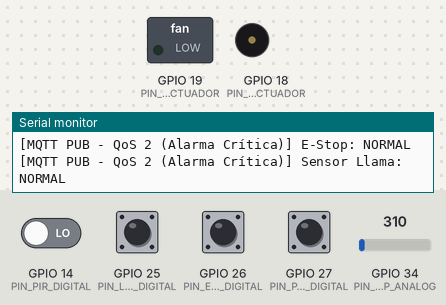
Simulated run of this sketch. Board: ESP32. Shown: switched loads named in the sketch (green lamp = pin HIGH), buzzer (waves = sounding, pin HIGH), the last lines printed to the serial monitor. The inputs (shaded band) are chosen by the test bench; at power-on: GPIO 25 (PIN_LLAMA_DIGITAL), GPIO 26 (PIN_ESTOP_DIGITAL), GPIO 27 (PIN_PUERTA_DIGITAL) HIGH, GPIO 14 (PIN_PIR_DIGITAL) LOW, GPIO 34 (PIN_TEMP_ANALOG) = 310. WiFi joins after 1.5 s; servers stay silent unless stated; no MQTT or app messages arrive unless stated.

Above: at 3.7 s.
3.8 s: GPIO 25 (PIN_LLAMA_DIGITAL) pulled LOW for 0.15 s
At 3.88 s:
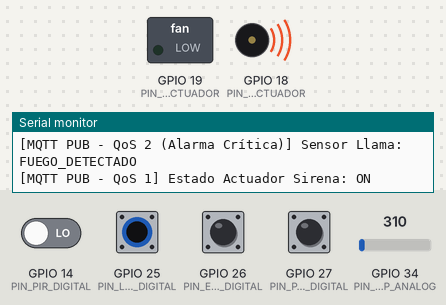
5.4 s: GPIO 34 (PIN_TEMP_ANALOG) set to 377
6.9 s: GPIO 34 (PIN_TEMP_ANALOG) set to 436
11.4 s: GPIO 26 (PIN_ESTOP_DIGITAL) pulled LOW for 0.15 s
At 12.0 s:
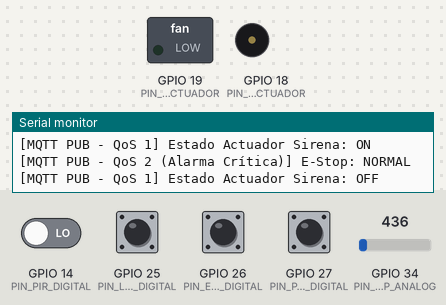
Timing chart, 0 to 14.4 s (numbered marks = the images above; inputs shaded):
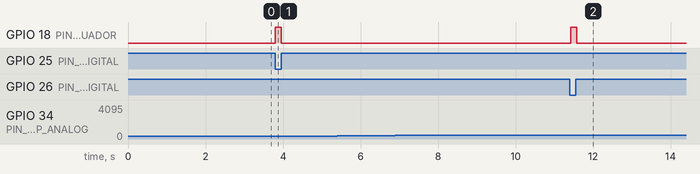

The sketch:

esp32_mqtt_practica.ino
```cpp
/*
 * ======================================================================================
 * PRÁCTICA DE ROBÓTICA 2: SERVICIO MQTT CON ESP32, BROKER LOCAL (MOSQUITTO) Y APP MÓVIL
 * ======================================================================================
 *
 * Descripción:
 * Este programa lee 1 sensor analógico y 4 sensores digitales en el ESP32, aplica lógica
 * local para controlar 2 actuadores (que responden a eventos analógicos y digitales),
 * y publica los datos organizados en tópicos jerárquicos hacia un Broker Mosquitto.
 *
 * Esistema implementa:
 * - Conexión Wi-Fi (Router o Hotspot desde la PC).
 * - Last Will and Testament (LWT) para notificar la desconexión del nodo (Diapositiva).
 * - Clasificación semántica de Tópicos y Niveles de QoS (QoS 0, QoS 1, QoS 2).
 *
 * Sensores Asignados:
 * - Analog 1 (GPIO 34): Sensor de Temperatura / Nivel (Potenciómetro)
 * - Digital 1 (GPIO 14): Sensor PIR de Presencia (INPUT_PULLUP / INPUT)
 * - Digital 2 (GPIO 27): Sensor de Puerta / Limit Switch (INPUT_PULLUP)
 * - Digital 3 (GPIO 26): Botón de Parada de Emergencia - E-Stop (INPUT_PULLUP)
 * - Digital 4 (GPIO 25): Sensor de Llama / Humo (INPUT_PULLUP)
 *
 * Actuadores Asignados:
 * - Actuador 1 (GPIO 18): Sirena de Alarma / Zumbador Buzzer
 *   (Responde a: Temp > 75% OR Llama == HIGH OR E-Stop == LOW)
 * - Actuador 2 (GPIO 19): Relevador / Ventilador de Enfriamiento
 *   (Responde a: Temp > 50% AND Puerta == CERRADA AND E-Stop == OK)
 */

#include <WiFi.h>
#include <PubSubClient.h>

// ======================================================================================
// CONFIGURACIÓN DE RED Y BROKER MQTT
// ======================================================================================
// Reemplaza con las credenciales de la red Wi-Fi (Router o Hotspot de tu PC)
const char* WIFI_SSID = "coom";
const char* WIFI_PASS = "pajarulo22";

// Dirección IP local de la PC donde corre Mosquitto (ejemplo: 192.168.1.50)
const char* MQTT_BROKER_IP = "192.168.1.50";
const int   MQTT_BROKER_PORT = 1883;

// ID único para este ESP32
const char* CLIENT_ID = "ESP32_Estacion_Robotica_01";

// ======================================================================================
// ASIGNACIÓN DE PINES (GPIOs)
// ======================================================================================
const int PIN_TEMP_ANALOG       = 34; // Potenciómetro / Sensor Analógico
const int PIN_PIR_DIGITAL       = 14; // Sensor 1: Presencia PIR
const int PIN_PUERTA_DIGITAL    = 27; // Sensor 2: Switch Puerta
const int PIN_ESTOP_DIGITAL     = 26; // Sensor 3: Parada de Emergencia (NC / Active LOW)
const int PIN_LLAMA_DIGITAL     = 25; // Sensor 4: Sensor de Llama / Humo

const int PIN_SIRENA_ACTUADOR   = 18; // Actuador 1: Sirena / Buzzer
const int PIN_VENTILADOR_ACTUADOR = 19; // Actuador 2: Relevador / Ventilador

// ======================================================================================
// ESTRUCTURA DE TÓPICOS MQTT
// ======================================================================================
const char* TOPIC_LWT           = "robotica/estacion1/lwt";
const char* TOPIC_TEMP          = "robotica/estacion1/telemetria/temperatura";
const char* TOPIC_PUERTA        = "robotica/estacion1/estado/puerta";
const char* TOPIC_PRESENCIA     = "robotica/estacion1/estado/presencia";
const char* TOPIC_LLAMA         = "robotica/estacion1/alarma/llama";
const char* TOPIC_ESTOP         = "robotica/estacion1/alarma/emergencia";
const char* TOPIC_ACT_SIRENA    = "robotica/estacion1/actuadores/sirena";
const char* TOPIC_ACT_VENTILADOR= "robotica/estacion1/actuadores/ventilador";

// Instancias de cliente Wi-Fi y MQTT
WiFiClient espClient;
PubSubClient mqttClient(espClient);

// Variables de tiempo y estado anterior para detectar cambios
unsigned long lastTelemetryTime = 0;
const unsigned long TELEMETRY_INTERVAL_MS = 2000; // Publicar telemetría analógica cada 2s

int lastPuertaState = -1;
int lastPresenciaState = -1;
int lastEstopState = -1;
int lastLlamaState = -1;
bool lastSirenaState = false;
bool lastVentiladorState = false;

// ======================================================================================
// FUNCIONES DE CONEXIÓN
// ======================================================================================
void setupWiFi() {
  Serial.println();
  Serial.print("[Wi-Fi] Conectando a la red: ");
  Serial.println(WIFI_SSID);

  WiFi.mode(WIFI_STA);
  WiFi.begin(WIFI_SSID, WIFI_PASS);

  int attempts = 0;
  while (WiFi.status() != WL_CONNECTED) {
    delay(500);
    Serial.print(".");
    attempts++;
    if (attempts > 30) {
      Serial.println("\n[Wi-Fi] ¡Error al conectar! Reintentando...");
      attempts = 0;
    }
  }

  Serial.println("\n[Wi-Fi] ¡Conectado exitosamente!");
  Serial.print("[Wi-Fi] Dirección IP del ESP32: ");
  Serial.println(WiFi.localIP());
}

void reconnectMQTT() {
  // Bucle de reconexión al Broker MQTT
  while (!mqttClient.connected()) {
    Serial.print("[MQTT] Conectando al broker en ");
    Serial.print(MQTT_BROKER_IP);
    Serial.print(":");
    Serial.print(MQTT_BROKER_PORT);
    Serial.print("...");

    /*
     * Configuración del Last Will and Testament (LWT):
     * Si el ESP32 pierde la alimentación o la red de forma repentina,
     * el Broker publicará automáticamente en TOPIC_LWT el mensaje "OFFLINE".
     * Parámetros: connect(id, user, pass, willTopic, willQoS, willRetain, willMessage)
     */
    if (mqttClient.connect(CLIENT_ID, NULL, NULL, TOPIC_LWT, 1, true, "OFFLINE")) {
      Serial.println(" ¡CONECTADO!");

      // Publicar estado ONLINE retenido
      mqttClient.publish(TOPIC_LWT, "ONLINE", true);
      Serial.println("[MQTT] Publicado LWT -> ONLINE");

    } else {
      Serial.print(" Falló la conexión, rc=");
      Serial.print(mqttClient.state());
      Serial.println(". Reintentando en 5 segundos...");
      delay(5000);
    }
  }
}

// ======================================================================================
// SETUP E INICIALIZACIÓN
// ======================================================================================
void setup() {
  Serial.begin(115200);
  delay(1000);

  Serial.println("\n========================================================");
  Serial.println("   INICIALIZANDO NODO ESP32 - PRÁCTICA ROBÓTICA 2 MQTT   ");
  Serial.println("========================================================");

  // Configuración de Entradas de Sensores
  pinMode(PIN_TEMP_ANALOG, INPUT);
  pinMode(PIN_PIR_DIGITAL, INPUT_PULLUP);
  pinMode(PIN_PUERTA_DIGITAL, INPUT_PULLUP);
  pinMode(PIN_ESTOP_DIGITAL, INPUT_PULLUP);
  pinMode(PIN_LLAMA_DIGITAL, INPUT_PULLUP);

  // Configuración de Salidas de Actuadores
  pinMode(PIN_SIRENA_ACTUADOR, OUTPUT);
  pinMode(PIN_VENTILADOR_ACTUADOR, OUTPUT);
  digitalWrite(PIN_SIRENA_ACTUADOR, LOW);
  digitalWrite(PIN_VENTILADOR_ACTUADOR, LOW);

  // Configuración del servidor MQTT
  setupWiFi();
  mqttClient.setServer(MQTT_BROKER_IP, MQTT_BROKER_PORT);
}

// ======================================================================================
// BUCLE PRINCIPAL (LOOP)
// ======================================================================================
void loop() {
  // Asegurar conexión Wi-Fi y MQTT activa
  if (WiFi.status() != WL_CONNECTED) {
    setupWiFi();
  }
  if (!mqttClient.connected()) {
    reconnectMQTT();
  }
  mqttClient.loop();

  // ------------------------------------------------------------------------------------
  // 1. LECTURA DE SENSORES
  // ------------------------------------------------------------------------------------
  // Sensor Analógico (0 a 4095 en ESP32 -> Mapeado a porcentaje 0-100%)
  int rawAnalog = analogRead(PIN_TEMP_ANALOG);
  float tempPorcentaje = (rawAnalog / 4095.0) * 100.0;

  // Sensores Digitales
  int pirState = digitalRead(PIN_PIR_DIGITAL);      // HIGH = Presencia
  int puertaState = digitalRead(PIN_PUERTA_DIGITAL);  // HIGH = Abierta (Pullup)
  int estopState = digitalRead(PIN_ESTOP_DIGITAL);   // LOW = Emergencia activada
  int llamaState = digitalRead(PIN_LLAMA_DIGITAL);   // LOW / HIGH según sensor de fuego

  // ------------------------------------------------------------------------------------
  // 2. LÓGICA DE CONTROL LOCAL DE ACTUADORES (Respuesta Combinada)
  // ------------------------------------------------------------------------------------
  // Condición Alarma / Sirena (Actuador 1):
  // Se activa si Temp > 75% (Analógico) OR Llama detectada (Digital S4) OR Parada de Emergencia (Digital S3)
  bool sirenaTargetState = (tempPorcentaje > 75.0) || (llamaState == LOW) || (estopState == LOW);

  // Condición Ventilador / Relevador (Actuador 2):
  // Se activa si Temp > 50% (Analógico) Y la Puerta está CERRADA (Digital S2) Y NO hay emergencia (Digital S3)
  bool ventiladorTargetState = (tempPorcentaje > 50.0) && (puertaState == LOW) && (estopState == HIGH);

  // Aplicar estados a pines físicos
  digitalWrite(PIN_SIRENA_ACTUADOR, sirenaTargetState ? HIGH : LOW);
  digitalWrite(PIN_VENTILADOR_ACTUADOR, ventiladorTargetState ? HIGH : LOW);

  // ------------------------------------------------------------------------------------
  // 3. PUBLICACIÓN MQTT SEGÚN NIVELES DE QoS Y TÓPICOS
  // ------------------------------------------------------------------------------------

  // A. Telemetría Analógica Continua (QoS 0): Publicación Periódica cada 2 Segundos
  if (millis() - lastTelemetryTime >= TELEMETRY_INTERVAL_MS) {
    lastTelemetryTime = millis();

    char tempBuf[10];
    dtostrf(tempPorcentaje, 4, 1, tempBuf); // Convierte a cadena de texto con 1 decimal

    // QoS 0: Mensaje liviano de telemetría regular
    mqttClient.publish(TOPIC_TEMP, tempBuf);
    Serial.print("[MQTT PUB - QoS 0] Telemetría Temp/Nivel: ");
    Serial.print(tempBuf);
    Serial.println("%");
  }

  // B. Eventos Digitales por Cambio de Estado (QoS 1 y QoS 2)

  // S1: PIR Presencia (QoS 1)
  if (pirState != lastPresenciaState) {
    lastPresenciaState = pirState;
    const char* payload = (pirState == HIGH) ? "DETECTADA" : "NORMAL";
    mqttClient.publish(TOPIC_PRESENCIA, payload);
    Serial.print("[MQTT PUB - QoS 1] Presencia: ");
    Serial.println(payload);
  }

  // S2: Puerta (QoS 1)
  if (puertaState != lastPuertaState) {
    lastPuertaState = puertaState;
    const char* payload = (puertaState == HIGH) ? "ABIERTA" : "CERRADA";
    mqttClient.publish(TOPIC_PUERTA, payload);
    Serial.print("[MQTT PUB - QoS 1] Puerta: ");
    Serial.println(payload);
  }

  // S3: Parada de Emergencia (QoS 2 Crítico)
  if (estopState != lastEstopState) {
    lastEstopState = estopState;
    const char* payload = (estopState == LOW) ? "EMERGENCIA_ACTIVA" : "NORMAL";
    mqttClient.publish(TOPIC_ESTOP, payload);
    Serial.print("[MQTT PUB - QoS 2 (Alarma Crítica)] E-Stop: ");
    Serial.println(payload);
  }

  // S4: Sensor de Llama (QoS 2 Crítico)
  if (llamaState != lastLlamaState) {
    lastLlamaState = llamaState;
    const char* payload = (llamaState == LOW) ? "FUEGO_DETECTADO" : "NORMAL";
    mqttClient.publish(TOPIC_LLAMA, payload);
    Serial.print("[MQTT PUB - QoS 2 (Alarma Crítica)] Sensor Llama: ");
    Serial.println(payload);
  }

  // C. Notificación de Estado de Actuadores (QoS 1)
  if (sirenaTargetState != lastSirenaState) {
    lastSirenaState = sirenaTargetState;
    const char* payload = sirenaTargetState ? "ON" : "OFF";
    mqttClient.publish(TOPIC_ACT_SIRENA, payload);
    Serial.print("[MQTT PUB - QoS 1] Estado Actuador Sirena: ");
    Serial.println(payload);
  }

  if (ventiladorTargetState != lastVentiladorState) {
    lastVentiladorState = ventiladorTargetState;
    const char* payload = ventiladorTargetState ? "ON" : "OFF";
    mqttClient.publish(TOPIC_ACT_VENTILADOR, payload);
    Serial.print("[MQTT PUB - QoS 1] Estado Actuador Ventilador: ");
    Serial.println(payload);
  }

  delay(50); // Pequeña pausa para estabilidad del loop
}
```

Measured:
- after the input at 3.8 s, GPIO 18 (PIN_SIRENA_ACTUADOR): LOW → HIGH at once, → LOW 0.16 s later
- after the input at 11.4 s, GPIO 18 (PIN_SIRENA_ACTUADOR): LOW → HIGH at once, → LOW 0.16 s later
